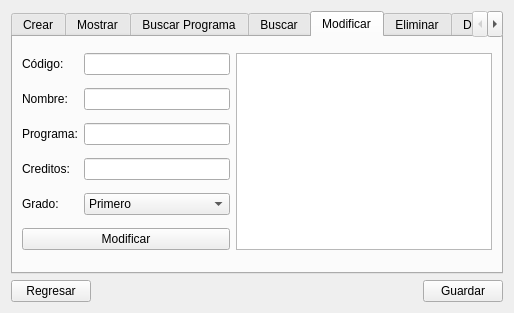
<?xml version="1.0" encoding="UTF-8"?>
<ui version="4.0">
 <class>MenuAsignatura</class>
 <widget class="QWidget" name="MenuAsignatura">
  <property name="geometry">
   <rect>
    <x>0</x>
    <y>0</y>
    <width>514</width>
    <height>313</height>
   </rect>
  </property>
  <property name="windowTitle">
   <string>Menu Asignaturas</string>
  </property>
  <property name="windowIcon">
   <iconset>
    <normaloff>../icons/icono-titulacion.png</normaloff>../icons/icono-titulacion.png</iconset>
  </property>
  <layout class="QGridLayout" name="gridLayout">
   <item row="1" column="0">
    <widget class="QPushButton" name="pushButton">
     <property name="text">
      <string>Regresar</string>
     </property>
     <property name="autoDefault">
      <bool>true</bool>
     </property>
    </widget>
   </item>
   <item row="1" column="1">
    <spacer name="horizontalSpacer">
     <property name="orientation">
      <enum>Qt::Horizontal</enum>
     </property>
     <property name="sizeHint" stdset="0">
      <size>
       <width>40</width>
       <height>20</height>
      </size>
     </property>
    </spacer>
   </item>
   <item row="1" column="2">
    <widget class="QPushButton" name="pushButton_11">
     <property name="text">
      <string>Guardar</string>
     </property>
     <property name="autoDefault">
      <bool>true</bool>
     </property>
    </widget>
   </item>
   <item row="0" column="0" colspan="3">
    <widget class="QTabWidget" name="tabWidget">
     <property name="currentIndex">
      <number>4</number>
     </property>
     <widget class="QWidget" name="tab">
      <attribute name="title">
       <string>Crear</string>
      </attribute>
      <layout class="QGridLayout" name="gridLayout_2">
       <item row="4" column="1">
        <widget class="QPushButton" name="pushButton_2">
         <property name="text">
          <string>Crear</string>
         </property>
         <property name="autoDefault">
          <bool>true</bool>
         </property>
        </widget>
       </item>
       <item row="1" column="2">
        <widget class="QLineEdit" name="lineEdit_2"/>
       </item>
       <item row="2" column="2">
        <widget class="QLineEdit" name="lineEdit_3"/>
       </item>
       <item row="2" column="1">
        <widget class="QLabel" name="label_3">
         <property name="text">
          <string>Creditos:</string>
         </property>
        </widget>
       </item>
       <item row="0" column="2">
        <widget class="QLineEdit" name="lineEdit"/>
       </item>
       <item row="0" column="1">
        <widget class="QLabel" name="label">
         <property name="text">
          <string>Nombre:</string>
         </property>
        </widget>
       </item>
       <item row="3" column="1">
        <widget class="QLabel" name="label_13">
         <property name="text">
          <string>Grado:</string>
         </property>
        </widget>
       </item>
       <item row="1" column="1">
        <widget class="QLabel" name="label_2">
         <property name="text">
          <string>Programa:</string>
         </property>
        </widget>
       </item>
       <item row="3" column="2">
        <widget class="QComboBox" name="comboBox">
         <item>
          <property name="text">
           <string>Primero</string>
          </property>
         </item>
         <item>
          <property name="text">
           <string>Segundo</string>
          </property>
         </item>
         <item>
          <property name="text">
           <string>Tercero</string>
          </property>
         </item>
         <item>
          <property name="text">
           <string>Cuarto</string>
          </property>
         </item>
         <item>
          <property name="text">
           <string>Quinto</string>
          </property>
         </item>
         <item>
          <property name="text">
           <string>Sexto</string>
          </property>
         </item>
         <item>
          <property name="text">
           <string>Septimo</string>
          </property>
         </item>
         <item>
          <property name="text">
           <string>Octavo</string>
          </property>
         </item>
        </widget>
       </item>
      </layout>
     </widget>
     <widget class="QWidget" name="tab_2">
      <attribute name="title">
       <string>Mostrar</string>
      </attribute>
      <layout class="QGridLayout" name="gridLayout_3">
       <item row="0" column="0">
        <widget class="QTextBrowser" name="textBrowser"/>
       </item>
       <item row="1" column="0">
        <widget class="QPushButton" name="pushButton_3">
         <property name="text">
          <string>Mostrar</string>
         </property>
         <property name="autoDefault">
          <bool>true</bool>
         </property>
        </widget>
       </item>
      </layout>
     </widget>
     <widget class="QWidget" name="tab_9">
      <attribute name="title">
       <string>Buscar Programa</string>
      </attribute>
      <layout class="QGridLayout" name="gridLayout_10">
       <item row="0" column="0" colspan="3">
        <widget class="QTextBrowser" name="textBrowser_8"/>
       </item>
       <item row="1" column="0">
        <widget class="QLabel" name="label_12">
         <property name="text">
          <string>Programa:</string>
         </property>
        </widget>
       </item>
       <item row="1" column="1">
        <widget class="QLineEdit" name="lineEdit_12"/>
       </item>
       <item row="1" column="2">
        <widget class="QPushButton" name="pushButton_10">
         <property name="text">
          <string>Buscar</string>
         </property>
         <property name="autoDefault">
          <bool>true</bool>
         </property>
        </widget>
       </item>
      </layout>
     </widget>
     <widget class="QWidget" name="tab_3">
      <attribute name="title">
       <string>Buscar</string>
      </attribute>
      <layout class="QGridLayout" name="gridLayout_4">
       <item row="1" column="0">
        <widget class="QLabel" name="label_4">
         <property name="text">
          <string>Código</string>
         </property>
        </widget>
       </item>
       <item row="1" column="1">
        <widget class="QLineEdit" name="lineEdit_4"/>
       </item>
       <item row="1" column="2">
        <widget class="QPushButton" name="pushButton_4">
         <property name="text">
          <string>Buscar</string>
         </property>
         <property name="autoDefault">
          <bool>true</bool>
         </property>
        </widget>
       </item>
       <item row="0" column="0" colspan="3">
        <widget class="QTextBrowser" name="textBrowser_2"/>
       </item>
      </layout>
     </widget>
     <widget class="QWidget" name="tab_4">
      <attribute name="title">
       <string>Modificar</string>
      </attribute>
      <layout class="QGridLayout" name="gridLayout_8">
       <item row="5" column="0" colspan="2">
        <widget class="QPushButton" name="pushButton_8">
         <property name="text">
          <string>Modificar</string>
         </property>
         <property name="autoDefault">
          <bool>true</bool>
         </property>
        </widget>
       </item>
       <item row="3" column="1">
        <widget class="QLineEdit" name="lineEdit_11"/>
       </item>
       <item row="2" column="1">
        <widget class="QLineEdit" name="lineEdit_10"/>
       </item>
       <item row="0" column="0">
        <widget class="QLabel" name="label_8">
         <property name="text">
          <string>Código:</string>
         </property>
        </widget>
       </item>
       <item row="2" column="0">
        <widget class="QLabel" name="label_10">
         <property name="text">
          <string>Programa:</string>
         </property>
        </widget>
       </item>
       <item row="3" column="0">
        <widget class="QLabel" name="label_11">
         <property name="text">
          <string>Creditos:</string>
         </property>
        </widget>
       </item>
       <item row="0" column="2" rowspan="6">
        <widget class="QTextBrowser" name="textBrowser_6"/>
       </item>
       <item row="0" column="1">
        <widget class="QLineEdit" name="lineEdit_8"/>
       </item>
       <item row="1" column="1">
        <widget class="QLineEdit" name="lineEdit_9"/>
       </item>
       <item row="1" column="0">
        <widget class="QLabel" name="label_9">
         <property name="text">
          <string>Nombre:</string>
         </property>
        </widget>
       </item>
       <item row="4" column="1">
        <widget class="QComboBox" name="comboBox_2">
         <item>
          <property name="text">
           <string>Primero</string>
          </property>
         </item>
         <item>
          <property name="text">
           <string>Segundo</string>
          </property>
         </item>
         <item>
          <property name="text">
           <string>Tercero</string>
          </property>
         </item>
         <item>
          <property name="text">
           <string>Cuarto</string>
          </property>
         </item>
         <item>
          <property name="text">
           <string>Quinto</string>
          </property>
         </item>
         <item>
          <property name="text">
           <string>Sexto</string>
          </property>
         </item>
         <item>
          <property name="text">
           <string>Septimo</string>
          </property>
         </item>
         <item>
          <property name="text">
           <string>Octavo</string>
          </property>
         </item>
        </widget>
       </item>
       <item row="4" column="0">
        <widget class="QLabel" name="label_14">
         <property name="text">
          <string>Grado:</string>
         </property>
        </widget>
       </item>
      </layout>
     </widget>
     <widget class="QWidget" name="tab_5">
      <attribute name="title">
       <string>Eliminar</string>
      </attribute>
      <layout class="QGridLayout" name="gridLayout_5">
       <item row="0" column="0" colspan="3">
        <widget class="QTextBrowser" name="textBrowser_3"/>
       </item>
       <item row="1" column="0">
        <widget class="QLabel" name="label_5">
         <property name="text">
          <string>Código</string>
         </property>
        </widget>
       </item>
       <item row="1" column="1">
        <widget class="QLineEdit" name="lineEdit_5"/>
       </item>
       <item row="1" column="2">
        <widget class="QPushButton" name="pushButton_5">
         <property name="text">
          <string>Eliminar</string>
         </property>
         <property name="autoDefault">
          <bool>true</bool>
         </property>
        </widget>
       </item>
      </layout>
     </widget>
     <widget class="QWidget" name="tab_6">
      <attribute name="title">
       <string>Desactivar</string>
      </attribute>
      <layout class="QGridLayout" name="gridLayout_6">
       <item row="0" column="0" colspan="3">
        <widget class="QTextBrowser" name="textBrowser_4"/>
       </item>
       <item row="1" column="0">
        <widget class="QLabel" name="label_6">
         <property name="text">
          <string>Código:</string>
         </property>
        </widget>
       </item>
       <item row="1" column="1">
        <widget class="QLineEdit" name="lineEdit_6"/>
       </item>
       <item row="1" column="2">
        <widget class="QPushButton" name="pushButton_6">
         <property name="text">
          <string>Desactivar</string>
         </property>
         <property name="autoDefault">
          <bool>true</bool>
         </property>
        </widget>
       </item>
      </layout>
     </widget>
     <widget class="QWidget" name="tab_7">
      <attribute name="title">
       <string>Activar</string>
      </attribute>
      <layout class="QGridLayout" name="gridLayout_7">
       <item row="0" column="0" colspan="3">
        <widget class="QTextBrowser" name="textBrowser_5"/>
       </item>
       <item row="1" column="0">
        <widget class="QLabel" name="label_7">
         <property name="text">
          <string>Código:</string>
         </property>
        </widget>
       </item>
       <item row="1" column="1">
        <widget class="QLineEdit" name="lineEdit_7"/>
       </item>
       <item row="1" column="2">
        <widget class="QPushButton" name="pushButton_7">
         <property name="text">
          <string>Activar</string>
         </property>
         <property name="autoDefault">
          <bool>true</bool>
         </property>
        </widget>
       </item>
      </layout>
     </widget>
     <widget class="QWidget" name="tab_8">
      <attribute name="title">
       <string>Ordenar</string>
      </attribute>
      <layout class="QGridLayout" name="gridLayout_9">
       <item row="0" column="0">
        <widget class="QPushButton" name="pushButton_9">
         <property name="text">
          <string>Ordenar</string>
         </property>
         <property name="autoDefault">
          <bool>true</bool>
         </property>
        </widget>
       </item>
       <item row="0" column="1">
        <widget class="QTextBrowser" name="textBrowser_7"/>
       </item>
      </layout>
     </widget>
    </widget>
   </item>
  </layout>
 </widget>
 <tabstops>
  <tabstop>tabWidget</tabstop>
  <tabstop>lineEdit</tabstop>
  <tabstop>lineEdit_2</tabstop>
  <tabstop>lineEdit_3</tabstop>
  <tabstop>pushButton_2</tabstop>
  <tabstop>textBrowser</tabstop>
  <tabstop>pushButton_3</tabstop>
  <tabstop>textBrowser_2</tabstop>
  <tabstop>lineEdit_4</tabstop>
  <tabstop>pushButton_4</tabstop>
  <tabstop>lineEdit_8</tabstop>
  <tabstop>lineEdit_9</tabstop>
  <tabstop>lineEdit_10</tabstop>
  <tabstop>lineEdit_11</tabstop>
  <tabstop>pushButton_8</tabstop>
  <tabstop>textBrowser_6</tabstop>
  <tabstop>textBrowser_3</tabstop>
  <tabstop>lineEdit_5</tabstop>
  <tabstop>pushButton_5</tabstop>
  <tabstop>textBrowser_4</tabstop>
  <tabstop>lineEdit_6</tabstop>
  <tabstop>pushButton_6</tabstop>
  <tabstop>textBrowser_5</tabstop>
  <tabstop>lineEdit_7</tabstop>
  <tabstop>pushButton_7</tabstop>
  <tabstop>pushButton</tabstop>
 </tabstops>
 <resources/>
 <connections/>
</ui>
